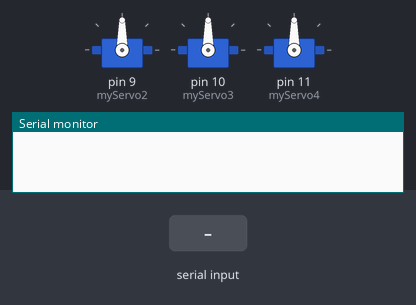
The sketch below on a simulated Arduino Uno, built with avr-gcc and run on an emulated ATmega328P. Parts: 3 × servo, the last lines printed to the serial monitor. The inputs (shaded band) are chosen by the test bench.

Above: at 1.3 s.
1.4 s: "/" received over Serial
At 2.7 s:
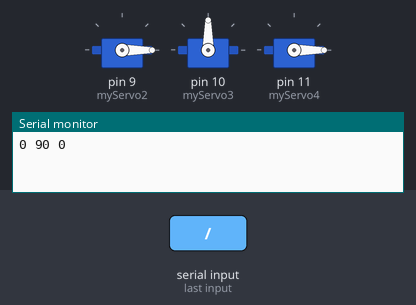
3.9 s: "90/45/200\n" received over Serial
At 5.9 s:
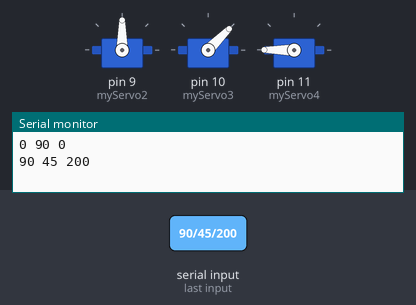
6.4 s: "30/150/10\n" received over Serial
At 7.8 s:
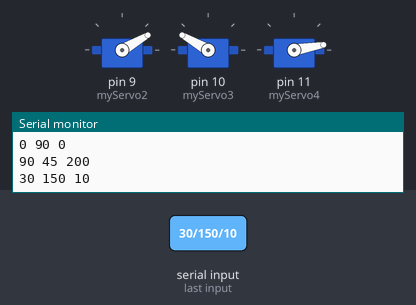
8.9 s: "90/45\n" received over Serial
At 10.8 s:
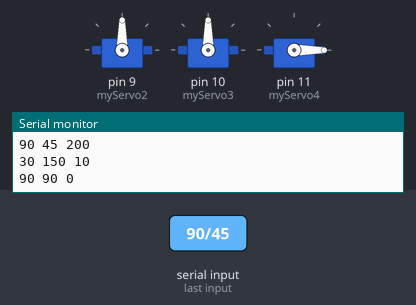
11.4 s: "30/150\n" received over Serial
At 12.8 s:
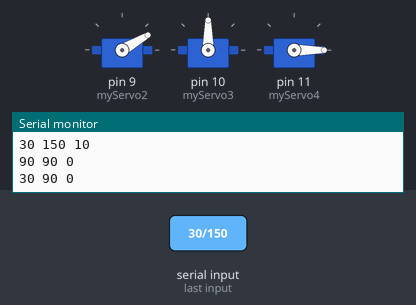
13.9 s: "1/90/45\n" received over Serial
At 15.8 s:
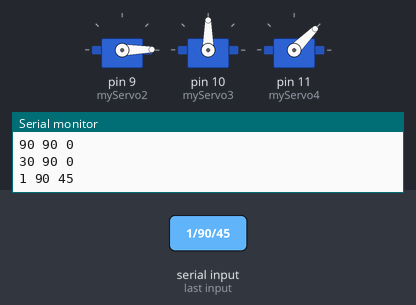
Timing chart, 0 to 17.3 s (numbered marks = the images above; inputs shaded):
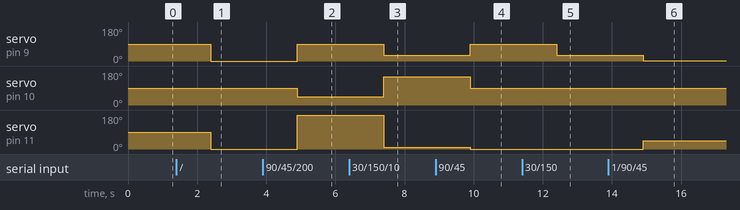

The sketch:

Servo_Testing_Code.ino
```cpp
#include "Servo.h"

Servo myServo2;
Servo myServo3;
Servo myServo4;

void setup() {
  // put your setup code here, to run once:

  Serial.begin(115200);
  myServo2.attach(9);
  myServo3.attach(10);
  myServo4.attach(11);
  delay(100);

  myServo2.write(90);
  myServo3.write(90);
  myServo4.write(90);

}

void loop() {
  // put your main code here, to run repeatedly:

  if(Serial.available() > 0){

    String currentCommand = Serial.readString();
    int i = 0;
    int val2 = 90;
    int val3 = 90;
    int val4 = 90;
    int start = i;
    for(i; i < currentCommand.length(); i++){
      if(currentCommand[i] == '/'){
          val2 = currentCommand.substring(start, i).toInt();
          i++;
          break;
      }
    }
    start = i;

    for(i; i < currentCommand.length(); i++){
      if(currentCommand[i] == '/'){
          val3 = currentCommand.substring(start, i).toInt();
          i++;
          break;
      }
    }

    val4 = currentCommand.substring(i, currentCommand.length()).toInt();

    Serial.print(val2);
    Serial.print(" ");
    Serial.print(val3);
    Serial.print(" ");
    Serial.println(val4);

    myServo2.write(val2);
    myServo3.write(val3);
    myServo4.write(val4);

  }

}
```

Measured:
- after the input at 1.4 s, servo on pin 9 (myServo2), servo on pin 11 (myServo4): 90° → 0° after 1.0 s
- after the input at 3.9 s, servo on pin 9 (myServo2): 0° → 90° after 1.0 s; servo on pin 10 (myServo3): 90° → 45° after 1.0 s; servo on pin 11 (myServo4): 0° → 180° after 1.0 s
- after the input at 6.4 s, servo on pin 9 (myServo2): 90° → 30° after 1.0 s; servo on pin 10 (myServo3): 45° → 150° after 1.0 s; servo on pin 11 (myServo4): 180° → 10° after 1.0 s
- after the input at 8.9 s, servo on pin 9 (myServo2): 30° → 90° after 1.0 s; servo on pin 10 (myServo3): 150° → 90° after 1.0 s; servo on pin 11 (myServo4): 10° → 0° after 1.0 s
- after the input at 11.4 s, servo on pin 9 (myServo2): 90° → 30° after 1.0 s
- after the input at 13.9 s, servo on pin 9 (myServo2): 30° → 1° after 1.0 s; servo on pin 11 (myServo4): 0° → 45° after 1.0 s
